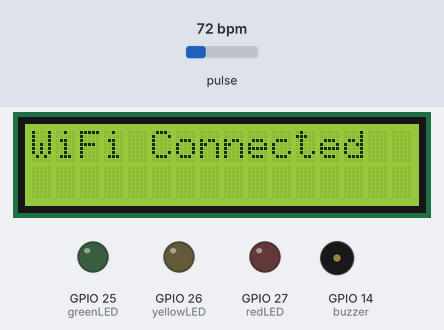
A sketch run on a simulated ESP32. On the bench: 16×2 character LCD, output pins drawn as LEDs (lit = HIGH), buzzer (waves = sounding). The test bench sets the inputs (shaded band); at power-on: pulse 72 bpm. WiFi joins after 1.5 s; servers stay silent unless stated; what the sketch prints to the serial monitor is not drawn.

Above: at 3.7 s.
At 6.3 s:
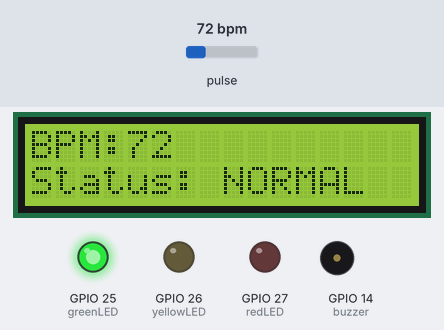
6.4 s: pulse set to 61 bpm
At 7.6 s:
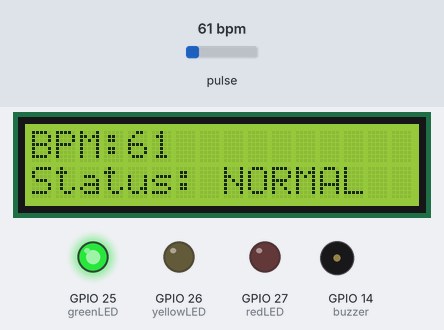
8.4 s: pulse set to 58 bpm
At 9.7 s:
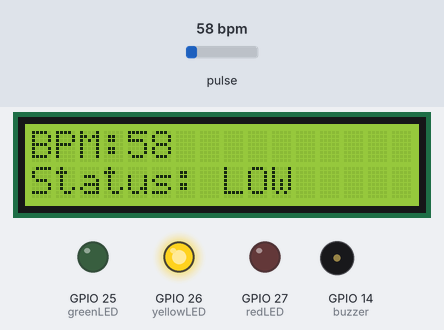
11.4 s: pulse set to 130 bpm
At 12.0 s:
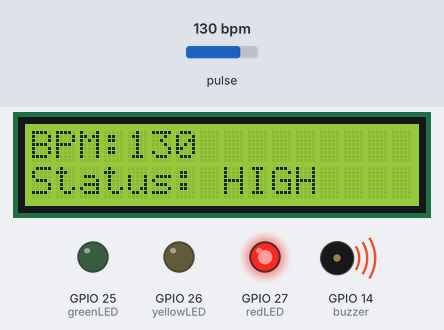
Timing chart, 0 to 20.1 s (numbered marks = the images above; inputs shaded):
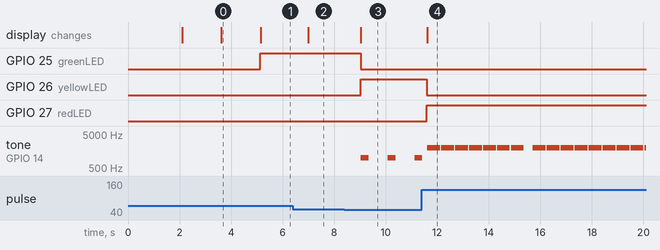

The sketch:

CodeCure_ESP32.ino
```cpp
#include <WiFi.h>
#include <ThingSpeak.h>
#include <Wire.h>
#include <LiquidCrystal_I2C.h>
#include <PulseSensorPlayground.h>

//====================== WiFi ======================
//const char* ssid = "CU_EVENT5G";
//const char* password = "think@2025#";

//====================== WiFi ======================
const char* ssid = "Mimansa21";
const char* password = "mimansa21";

WiFiClient client;

//================== ThingSpeak ====================
unsigned long channelID = 3446548;
const char *WriteAPIKey = "0P73YBEU545NR09U";

//====================== LCD =======================
LiquidCrystal_I2C lcd(0x27, 16, 2);

//================ Pulse Sensor ====================
const int PulseWire = 34;
const int Threshold = 550;

PulseSensorPlayground pulseSensor;

//===================== LEDs =======================
const int greenLED = 25;
const int yellowLED = 26;
const int redLED = 27;

//==================== Buzzer ======================
const int buzzer = 14;

//==================================================
unsigned long lastUploadTime = 0;
int BPM = 0;

//==================================================
void setup()
{
  Serial.begin(115200);

  pinMode(greenLED, OUTPUT);
  pinMode(yellowLED, OUTPUT);
  pinMode(redLED, OUTPUT);
  pinMode(buzzer, OUTPUT);

  digitalWrite(greenLED, LOW);
  digitalWrite(yellowLED, LOW);
  digitalWrite(redLED, LOW);

  lcd.init();
  lcd.backlight();

  lcd.setCursor(0,0);
  lcd.print("Heart Monitor");
  lcd.setCursor(0,1);
  lcd.print("Starting...");
  delay(2000);
  lcd.clear();

  // Pulse Sensor
  pulseSensor.analogInput(PulseWire);
  pulseSensor.setThreshold(Threshold);

  if (pulseSensor.begin())
  {
    Serial.println("Pulse Sensor Ready");
  }

  // WiFi
  lcd.clear();
  lcd.print("Connecting WiFi");

  WiFi.begin(ssid, password);

  while (WiFi.status() != WL_CONNECTED)
  {
    delay(500);
    Serial.print(".");
  }

  Serial.println();
  Serial.println("WiFi Connected");

  lcd.clear();
  lcd.print("WiFi Connected");
  delay(1500);
  lcd.clear();

  ThingSpeak.begin(client);
}

//==================================================
void loop()
{
  if (pulseSensor.sawStartOfBeat())
  {
    BPM = pulseSensor.getBeatsPerMinute();
    Serial.print("Heart Rate: ");
    Serial.print(BPM);
    Serial.println(" BPM");

    lcd.clear();

    lcd.setCursor(0,0);
    lcd.print("BPM:");
    lcd.print(BPM);

    // Turn OFF all LEDs
    digitalWrite(greenLED, LOW);
    digitalWrite(yellowLED, LOW);
    digitalWrite(redLED, LOW);
    noTone(buzzer);

    // Bradycardia
    if (BPM < 60)
    {
      digitalWrite(yellowLED, HIGH);

      lcd.setCursor(0,1);
      lcd.print("Status: LOW");

      tone(buzzer,1000);
      delay(300);
      noTone(buzzer);
    }

    // Normal
    else if (BPM >= 60 && BPM <= 100)
    {
      digitalWrite(greenLED,HIGH);

      lcd.setCursor(0,1);
      lcd.print("Status: NORMAL");
    }

    // Tachycardia
    else
    {
      digitalWrite(redLED,HIGH);

      lcd.setCursor(0,1);
      lcd.print("Status: HIGH");

      tone(buzzer,2000);
      delay(500);
      noTone(buzzer);
    }
  }

  // Upload to ThingSpeak every 15 seconds
  if (millis() - lastUploadTime >= 15000 && BPM > 0)
  {
    if (WiFi.status() == WL_CONNECTED)
    {
      ThingSpeak.setField(1, BPM);

      int x = ThingSpeak.writeFields(channelID, WriteAPIKey);

      if (x == 200)
      {
        Serial.println("ThingSpeak Update Successful");
      }
      else
      {
        Serial.print("Upload Error: ");
        Serial.println(x);
      }
    }

    lastUploadTime = millis();
  }

  delay(20);
}
```

Measured:
- the behaviour switches between 60 and 59 bpm on pulse (found by bisection; images 2 and 3)
- after the input at 6.4 s, the display: changes after 0.59 s (image 2)
- after the input at 8.4 s, GPIO 25 (greenLED): HIGH → LOW after 0.62 s; GPIO 26 (yellowLED): LOW → HIGH after 0.62 s; tone on GPIO 14 (buzzer): alternates 1000 Hz for 0.30 s and silent for 0.75 s, starting after 0.63 s; the display: changes after 0.63 s (image 3)
- after the input at 11.4 s, GPIO 26 (yellowLED): HIGH → LOW after 0.20 s; GPIO 27 (redLED): LOW → HIGH after 0.20 s; the display: changes after 0.21 s (image 4)
- what the display in image 0 shows lasts 1.6 s, from 3.6 s to 5.2 s
